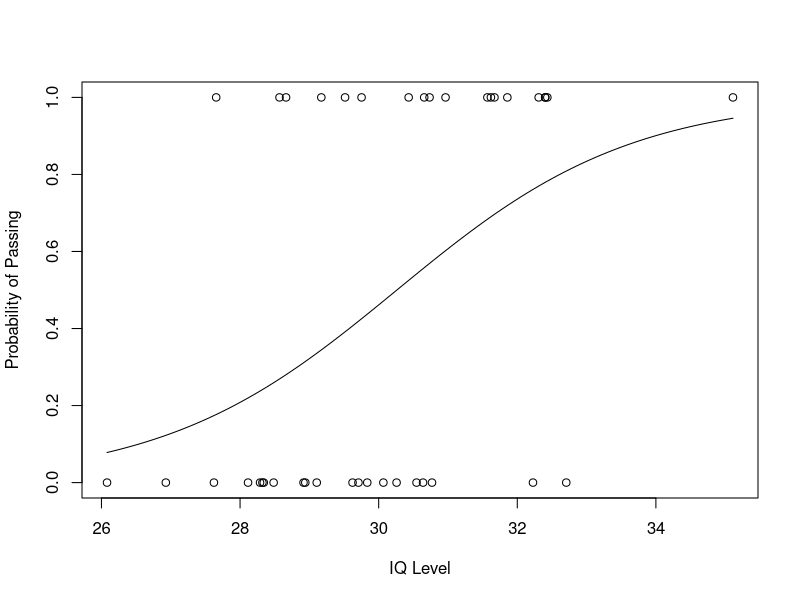

R code for this plot:
# Generate random IQ values with mean = 30 and sd =2
IQ <- rnorm(40, 30, 2)

# Sorting IQ level in ascending order
IQ <- sort(IQ)
IQ

# Generate vector with pass and fail values of 40 students
result <- c(0, 0, 0, 1, 0, 0, 0, 0, 0, 1,
            1, 0, 0, 0, 1, 1, 0, 0, 1, 0,
            0, 0, 1, 0, 0, 1, 1, 0, 1, 1,
            1, 1, 1, 0, 1, 1, 1, 1, 0, 1)

# Data Frame
df <- as.data.frame(cbind(IQ, result))

# Print data frame
print(df)

# Plotting IQ on x-axis and result on y-axis
plot(IQ, result, xlab = "IQ Level",ylab = "Probability of Passing")


#Linear regression
lrm <- lm(result ~ IQ)

summary(lrm)
#find the result of a person with IQ 35
a<-data.frame(IQ=35)
predRes<-predict(lrm,a)
print(predRes)

# Create a logistic model
lgm = glm(result~IQ, family=binomial, df)
# Summary of the regression model
summary(lgm)

# Create a curve based on prediction using the regression model
curve(predict(lgm, data.frame(IQ=x), type="resp"), add=TRUE)



